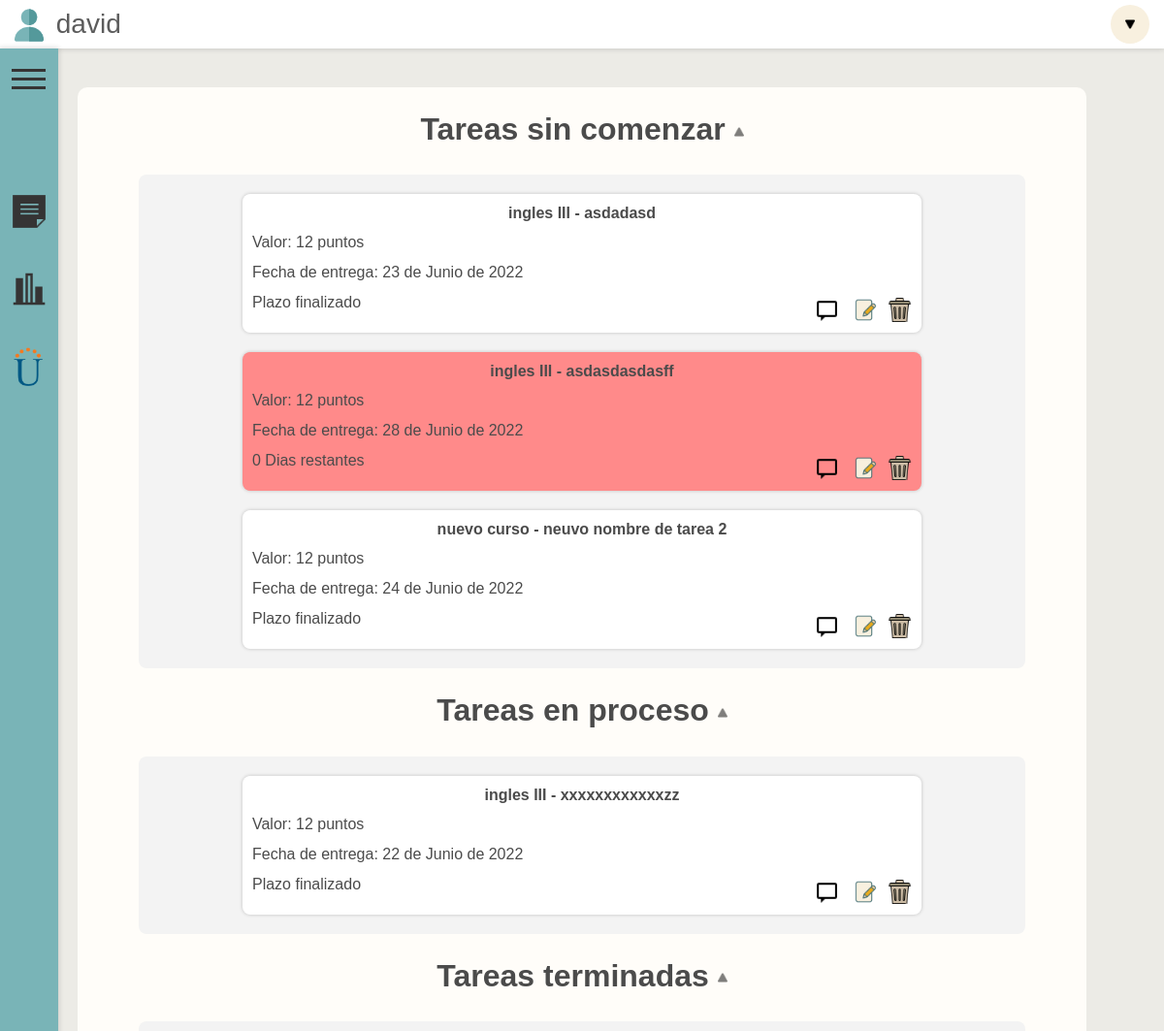
The app's page / (signed in, upper part), older data.
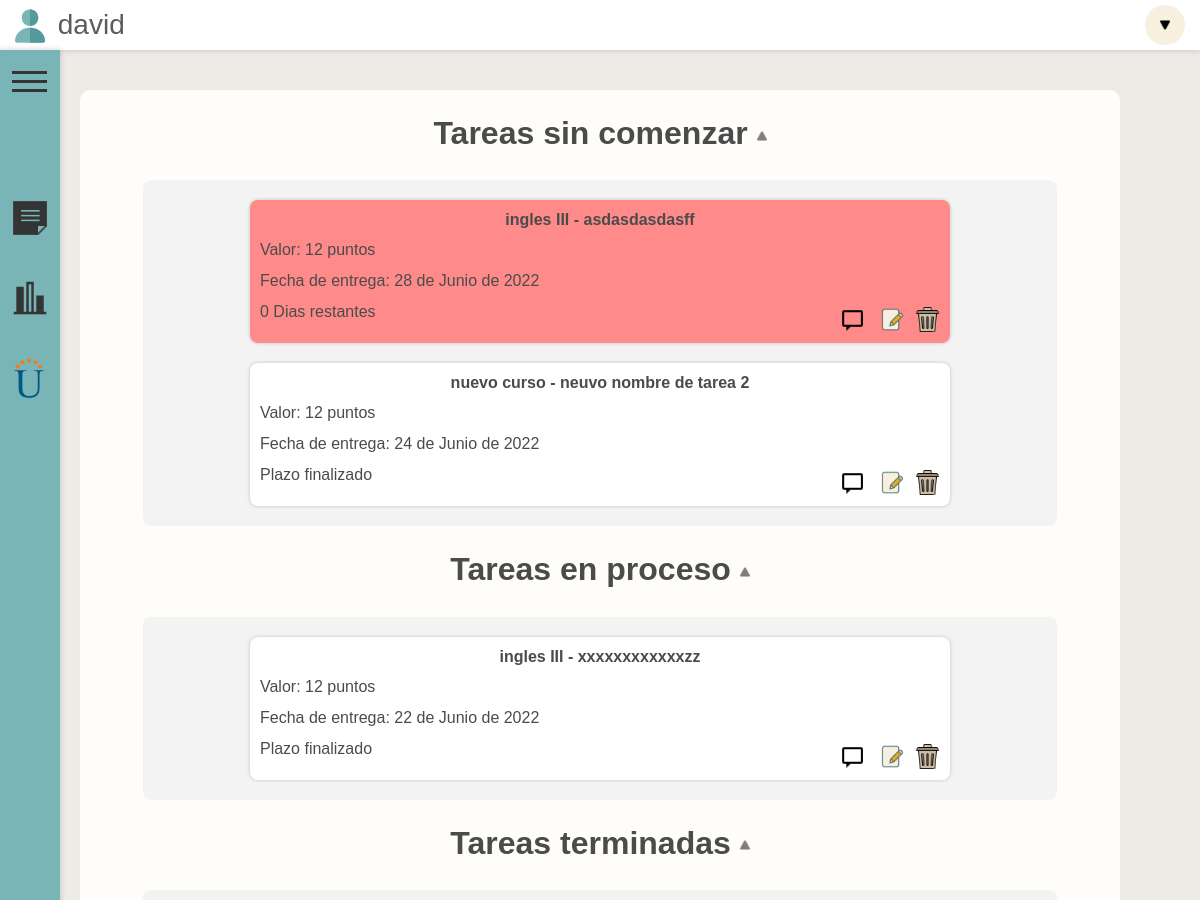
The same page, newer data.
### index/models.py (models this page shows)
class CursosYTareas(models.Model):
    curso = models.CharField(max_length=100)
    tarea = models.CharField(max_length=100)
    valor = models.IntegerField()
    estado = models.CharField(max_length=100)
    entrega = models.DateField(default=django.utils.timezone.now)
    usuario = models.CharField(default='usuario', max_length=100)
    anotacion = models.TextField(default="", max_length=10000)
    calificado = models.BooleanField(default=False)
    calificacion = models.IntegerField(default=0)

### index/views.py (the view)
# urls.py: path('', inicio, name="inicio", ),
@login_required
def inicio(request):
    usuario = request.user.username
    formTareasPendientes = CursosYTareas.objects.filter(estado="espera", usuario = usuario)
    formTareasProceso = CursosYTareas.objects.filter(estado="proceso", usuario = usuario)
    formTareasTerminadas = CursosYTareas.objects.filter(estado="terminada", usuario = usuario)
    diasRestantes = []
    for tarea in formTareasPendientes:
        diaRestante= tarea.entrega - datetime.date.today()
        diasRestantes.append((tarea.id, diaRestante.days))
    diasRestantesProceso = []
    for tarea in formTareasProceso:
        diaRestante= tarea.entrega - datetime.date.today()
        diasRestantesProceso.append((tarea.id, diaRestante.days))
    data={
        'formTareasPendientes':formTareasPendientes,
        'formTareasProceso':formTareasProceso,
        'formTareasTerminadas':formTareasTerminadas,
        'diasRestantes':diasRestantes,
        'diasRestantesProceso':diasRestantesProceso,
        'formAnotaciones': formAnotaciones()
    }
    return render(request, 'index/index.html', data)

### index/templates/index/index.html (shortened to what the changed rows need)
{% extends 'index/base.html' %}
{% load static %}
{% block content %}
{% load widget_tweaks %}
<head>
    <link rel="stylesheet" href="{% static 'css/index.css' %}">
</head>
<div id="contenedor-pagina">
    <br><h2><strong onclick="colapsarContenedorTarea('Contenedor-Comenzar', 'titulo-comenzar-tarea', 'titulo-icon-comenzar')" class="titulo" id="titulo-comenzar-tarea" >Tareas sin comenzar <img class="titulo-icon" id="titulo-icon-comenzar" src="{%  static 'icons/icon-dropdown.png'  %}" alt=""></strong></h2>
    <div class="contenedor-contenedores " id="Contenedor-Comenzar">
            {% for tarea in formTareasPendientes %}
            <div class="contenedor-tarea" id="contenedor-tarea-{{tarea.id}}">
                <div class="contenedor-curso-tarea">
                    <p  class="separacion"><strong>{{ tarea.curso }} - {{ tarea.tarea }}</strong></p>
                </div>
                <div>
                    <p >Valor: {{tarea.valor}} puntos</p>
                    <p class="separacion">Fecha de entrega: {{tarea.entrega}}</p>
                    <div class="contenedor-dias-botones">
                        {% for dias in diasRestantes %}
                            {% if dias.0 == tarea.id %}
                                {% if dias.1 < 0 %}
                                    <p>Plazo finalizado</p>
                                {% else %}
                                    <p>{{ dias.1 }} Dias restantes</p>
                                {% endif %}
                            {% endif %}
                        {% endfor %}
                        <div class="botones">
                            <div class="boton-icon-mensaje" onclick="scriptBackground('{{tarea.id}}')">
                                <a id="mensaje-{{tarea.id}}" class="blocked" data-bs-toggle="collapse" aria-expanded="false" >
                                    <img class="botones-img" src="{% static 'icons/icon-topic.png' %}" alt="">
                                </a>
                            </div>
                            <div class="boton-icon-editar">
                                <a href="{%  url 'editarTarea' tarea.id %}">
                                    <img class="botones-img" src="{% static 'icons/icon-edit.png' %}" alt="">
                                </a>
                            </div><br> <br>
                            <div>
                                <a href="{%  url 'borrarCurso' tarea.id %}">
                                    <img class="botones-img" src="{% static 'icons/icon-borrar.png' %}" alt="">
                                </a>
                            </div><br> <br>
                        </div>
                    </div>
                </div>
            </div>
            {% endfor %}
    </div>
    <br><h2><strong class="titulo" onclick="colapsarContenedorTarea('Contenedor-Proceso', 'titulo-proceso-tarea', 'titulo-icon-proceso')" id="titulo-proceso-tarea">Tareas en proceso <img class="titulo-icon" id="titulo-icon-proceso" src="{%  static 'icons/icon-dropdown.png'  %}" alt=""></strong></h2>
    <div class="contenedor-contenedores" id="Contenedor-Proceso">
            {% for tarea in formTareasProceso %}
            <div class="contenedor-tarea" id="contenedor-tarea-{{tarea.id}}">
                    <div class="contenedor-curso-tarea">
                        <p  class="separacion"><strong>{{ tarea.curso }} - {{ tarea.tarea }}</strong></p>
                    </div>
                    <div>
                        <p >Valor: {{tarea.valor}} puntos</p>
                        <p class="separacion">Fecha de entrega: {{tarea.entrega}}</p>
                        <div class="contenedor-dias-botones">
                            {% for dias in diasRestantesProceso %}
                                {% if dias.0 == tarea.id %}
                                    {% if dias.1 < 0 %}
                                        <p>Plazo finalizado</p>
                                    {% endif %}
                                {% endif %}
                            {% endfor %}
                            <div class="botones">
                                <div class="boton-icon-mensaje" onclick="scriptBackground('{{tarea.id}}')">
                                    <a id="mensaje-{{tarea.id}}" class="" data-bs-toggle="collapse" aria-expanded="false">
                                        <img class="botones-img" src="{% static 'icons/icon-topic.png' %}" alt="">
                                    </a>
                                </div>
                                <div class="boton-icon-editar">
                                    <a href="{%  url 'editarTarea' tarea.id %}">
                                        <img class="botones-img" src="{% static 'icons/icon-edit.png' %}" alt="">
                                    </a>
                                </div><br> <br>
                                <div>
                                    <a href="{%  url 'borrarCurso' tarea.id %}">
                                        <img class="botones-img" src="{% static 'icons/icon-borrar.png' %}" alt="">
                                    </a>
                                </div><br> <br>
                            </div>
                    </div>
                </div>
            </div>
            {% endfor %}
    </div>
    <br><h2><strong onclick="colapsarContenedorTarea('Contenedor-Terminado', 'titulo-terminado-tarea', 'titulo-icon-terminado')" id="titulo-terminado-tarea" class="titulo">Tareas terminadas <img class="titulo-icon" id="titulo-icon-terminado" src="{%  static 'icons/icon-dropdown.png'  %}" alt=""></strong></h2>
</div>
{% endblock content %}

Row changes from the older to the newer data that the page shows:
removed CursosYTareas: curso "ingles III", tarea "asdadasd", valor "12", entrega "23 de Junio de 2022", shown under "Tareas sin comenzar"
